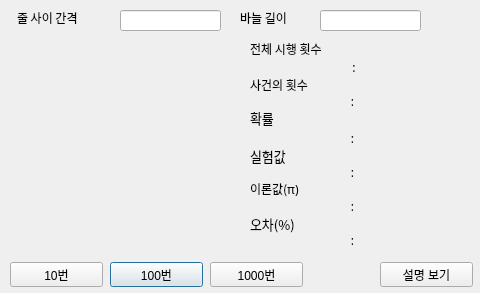
<?xml version="1.0" encoding="UTF-8"?>
<ui version="4.0">
 <class>Dialog</class>
 <widget class="QDialog" name="Dialog">
  <property name="geometry">
   <rect>
    <x>0</x>
    <y>0</y>
    <width>480</width>
    <height>293</height>
   </rect>
  </property>
  <property name="windowTitle">
   <string>뷔퐁의 바늘</string>
  </property>
  <widget class="QPushButton" name="pushButton_100">
   <property name="geometry">
    <rect>
     <x>110</x>
     <y>262</y>
     <width>93</width>
     <height>25</height>
    </rect>
   </property>
   <property name="text">
    <string>100번</string>
   </property>
  </widget>
  <widget class="MplWidget" name="Mplwidget" native="true">
   <property name="geometry">
    <rect>
     <x>10</x>
     <y>40</y>
     <width>231</width>
     <height>221</height>
    </rect>
   </property>
  </widget>
  <widget class="QLineEdit" name="lineEdit_interval">
   <property name="geometry">
    <rect>
     <x>120</x>
     <y>10</y>
     <width>101</width>
     <height>21</height>
    </rect>
   </property>
  </widget>
  <widget class="QLineEdit" name="lineEdit_length">
   <property name="geometry">
    <rect>
     <x>320</x>
     <y>10</y>
     <width>101</width>
     <height>21</height>
    </rect>
   </property>
  </widget>
  <widget class="QLabel" name="label_interval1">
   <property name="geometry">
    <rect>
     <x>17</x>
     <y>10</y>
     <width>90</width>
     <height>16</height>
    </rect>
   </property>
   <property name="font">
    <font>
     <family>맑은 고딕</family>
     <pointsize>9</pointsize>
    </font>
   </property>
   <property name="text">
    <string>줄 사이 간격</string>
   </property>
  </widget>
  <widget class="QLabel" name="label_length1">
   <property name="geometry">
    <rect>
     <x>240</x>
     <y>10</y>
     <width>71</width>
     <height>16</height>
    </rect>
   </property>
   <property name="font">
    <font>
     <family>맑은 고딕</family>
    </font>
   </property>
   <property name="text">
    <string>바늘 길이</string>
   </property>
  </widget>
  <widget class="QLabel" name="label_prob1">
   <property name="geometry">
    <rect>
     <x>250</x>
     <y>108</y>
     <width>39</width>
     <height>21</height>
    </rect>
   </property>
   <property name="font">
    <font>
     <family>맑은 고딕</family>
     <pointsize>10</pointsize>
    </font>
   </property>
   <property name="text">
    <string>&lt;html&gt;&lt;head/&gt;&lt;body&gt;&lt;p&gt;확률&lt;/p&gt;&lt;/body&gt;&lt;/html&gt;</string>
   </property>
   <property name="alignment">
    <set>Qt::AlignLeading|Qt::AlignLeft|Qt::AlignVCenter</set>
   </property>
  </widget>
  <widget class="QLabel" name="label_exN1">
   <property name="geometry">
    <rect>
     <x>250</x>
     <y>145</y>
     <width>51</width>
     <height>21</height>
    </rect>
   </property>
   <property name="font">
    <font>
     <family>맑은 고딕</family>
     <pointsize>10</pointsize>
    </font>
   </property>
   <property name="text">
    <string>실험값 </string>
   </property>
   <property name="alignment">
    <set>Qt::AlignLeading|Qt::AlignLeft|Qt::AlignVCenter</set>
   </property>
  </widget>
  <widget class="QLabel" name="label_thN1">
   <property name="geometry">
    <rect>
     <x>250</x>
     <y>179</y>
     <width>71</width>
     <height>21</height>
    </rect>
   </property>
   <property name="font">
    <font>
     <family>맑은 고딕</family>
     <pointsize>9</pointsize>
    </font>
   </property>
   <property name="text">
    <string>&lt;html&gt;&lt;head/&gt;&lt;body&gt;&lt;p&gt;이론값(π)&lt;/p&gt;&lt;/body&gt;&lt;/html&gt;</string>
   </property>
   <property name="alignment">
    <set>Qt::AlignLeading|Qt::AlignLeft|Qt::AlignVCenter</set>
   </property>
  </widget>
  <widget class="QLabel" name="label_error1">
   <property name="geometry">
    <rect>
     <x>250</x>
     <y>213</y>
     <width>61</width>
     <height>21</height>
    </rect>
   </property>
   <property name="font">
    <font>
     <family>맑은 고딕</family>
     <pointsize>10</pointsize>
    </font>
   </property>
   <property name="text">
    <string>오차(%)</string>
   </property>
   <property name="alignment">
    <set>Qt::AlignLeading|Qt::AlignLeft|Qt::AlignVCenter</set>
   </property>
  </widget>
  <widget class="QPushButton" name="pushButton_1000">
   <property name="geometry">
    <rect>
     <x>210</x>
     <y>262</y>
     <width>93</width>
     <height>25</height>
    </rect>
   </property>
   <property name="text">
    <string>1000번</string>
   </property>
  </widget>
  <widget class="QPushButton" name="pushButton_10">
   <property name="geometry">
    <rect>
     <x>10</x>
     <y>262</y>
     <width>93</width>
     <height>25</height>
    </rect>
   </property>
   <property name="text">
    <string>10번</string>
   </property>
  </widget>
  <widget class="QLabel" name="label_acnt1">
   <property name="geometry">
    <rect>
     <x>250</x>
     <y>74</y>
     <width>91</width>
     <height>21</height>
    </rect>
   </property>
   <property name="font">
    <font>
     <family>맑은 고딕</family>
     <pointsize>9</pointsize>
    </font>
   </property>
   <property name="text">
    <string>사건의 횟수</string>
   </property>
   <property name="alignment">
    <set>Qt::AlignLeading|Qt::AlignLeft|Qt::AlignVCenter</set>
   </property>
  </widget>
  <widget class="QLabel" name="label_trial1">
   <property name="geometry">
    <rect>
     <x>250</x>
     <y>40</y>
     <width>121</width>
     <height>21</height>
    </rect>
   </property>
   <property name="font">
    <font>
     <family>맑은 고딕</family>
     <pointsize>9</pointsize>
    </font>
   </property>
   <property name="text">
    <string>전체 시행 횟수</string>
   </property>
   <property name="alignment">
    <set>Qt::AlignLeading|Qt::AlignLeft|Qt::AlignTop</set>
   </property>
  </widget>
  <widget class="QLabel" name="label_trial">
   <property name="geometry">
    <rect>
     <x>237</x>
     <y>57</y>
     <width>231</width>
     <height>21</height>
    </rect>
   </property>
   <property name="font">
    <font>
     <family>맑은 고딕</family>
     <pointsize>9</pointsize>
    </font>
   </property>
   <property name="text">
    <string> :</string>
   </property>
   <property name="alignment">
    <set>Qt::AlignCenter</set>
   </property>
  </widget>
  <widget class="QLabel" name="label_acnt">
   <property name="geometry">
    <rect>
     <x>237</x>
     <y>91</y>
     <width>231</width>
     <height>21</height>
    </rect>
   </property>
   <property name="font">
    <font>
     <family>맑은 고딕</family>
     <pointsize>9</pointsize>
    </font>
   </property>
   <property name="text">
    <string>:</string>
   </property>
   <property name="alignment">
    <set>Qt::AlignCenter</set>
   </property>
  </widget>
  <widget class="QLabel" name="label_prob">
   <property name="geometry">
    <rect>
     <x>237</x>
     <y>128</y>
     <width>231</width>
     <height>21</height>
    </rect>
   </property>
   <property name="font">
    <font>
     <family>맑은 고딕</family>
     <pointsize>9</pointsize>
    </font>
   </property>
   <property name="text">
    <string>&lt;html&gt;&lt;head/&gt;&lt;body&gt;&lt;p&gt;:&lt;/p&gt;&lt;/body&gt;&lt;/html&gt;</string>
   </property>
   <property name="alignment">
    <set>Qt::AlignCenter</set>
   </property>
  </widget>
  <widget class="QLabel" name="label_exN">
   <property name="geometry">
    <rect>
     <x>237</x>
     <y>162</y>
     <width>231</width>
     <height>21</height>
    </rect>
   </property>
   <property name="font">
    <font>
     <family>맑은 고딕</family>
     <pointsize>9</pointsize>
    </font>
   </property>
   <property name="text">
    <string>:</string>
   </property>
   <property name="alignment">
    <set>Qt::AlignCenter</set>
   </property>
  </widget>
  <widget class="QLabel" name="label_thN">
   <property name="geometry">
    <rect>
     <x>237</x>
     <y>196</y>
     <width>231</width>
     <height>21</height>
    </rect>
   </property>
   <property name="font">
    <font>
     <family>맑은 고딕</family>
     <pointsize>9</pointsize>
    </font>
   </property>
   <property name="text">
    <string>:</string>
   </property>
   <property name="alignment">
    <set>Qt::AlignCenter</set>
   </property>
  </widget>
  <widget class="QLabel" name="label_error">
   <property name="geometry">
    <rect>
     <x>237</x>
     <y>230</y>
     <width>231</width>
     <height>21</height>
    </rect>
   </property>
   <property name="font">
    <font>
     <family>맑은 고딕</family>
     <pointsize>9</pointsize>
    </font>
   </property>
   <property name="text">
    <string>:</string>
   </property>
   <property name="alignment">
    <set>Qt::AlignCenter</set>
   </property>
  </widget>
  <widget class="QPushButton" name="pushButton_des">
   <property name="geometry">
    <rect>
     <x>380</x>
     <y>262</y>
     <width>93</width>
     <height>25</height>
    </rect>
   </property>
   <property name="text">
    <string>설명 보기</string>
   </property>
  </widget>
 </widget>
 <customwidgets>
  <customwidget>
   <class>MplWidget</class>
   <extends>QWidget</extends>
   <header>mplwidget.h</header>
   <container>1</container>
  </customwidget>
 </customwidgets>
 <resources/>
 <connections/>
</ui>
